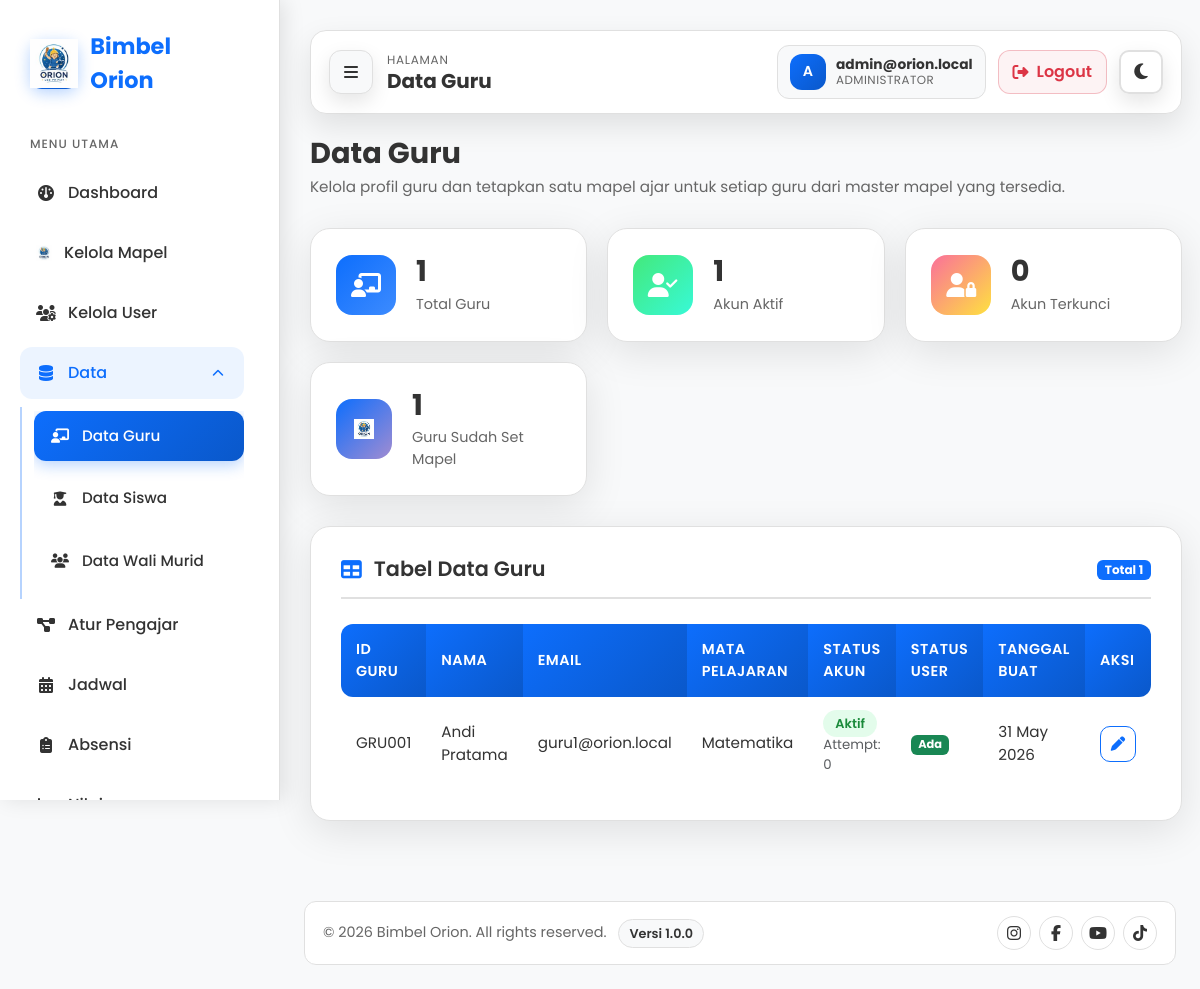
/index.php?page=admin-guru (signed in), run on the app's committed database.
### tables this page shows
CREATE TABLE guru (
  id CHAR(6) NOT NULL,
  mapel_id CHAR(6) DEFAULT NULL,
  nama VARCHAR(150) NOT NULL,
  no_telp VARCHAR(20) DEFAULT NULL,
  alamat TEXT DEFAULT NULL,
  foto_path VARCHAR(255) DEFAULT NULL,
  bio TEXT DEFAULT NULL,
  created_at TIMESTAMP NOT NULL DEFAULT CURRENT_TIMESTAMP,
  PRIMARY KEY (id),
  KEY idx_guru_mapel (mapel_id),
  KEY idx_guru_nama (nama),
  CONSTRAINT fk_guru_user
    FOREIGN KEY (id) REFERENCES users(id)
    ON DELETE CASCADE
    ON UPDATE CASCADE,
  CONSTRAINT fk_guru_mapel
    FOREIGN KEY (mapel_id) REFERENCES mapel(id)
    ON DELETE SET NULL
    ON UPDATE CASCADE
);

CREATE TABLE users (
  id CHAR(6) NOT NULL,
  email VARCHAR(191) NOT NULL,
  password VARCHAR(255) NOT NULL,
  role ENUM('admin','guru','siswa','wali_murid') NOT NULL,
  is_locked TINYINT(1) NOT NULL DEFAULT 0,
  attempts INT UNSIGNED NOT NULL DEFAULT 0,
  created_at TIMESTAMP NOT NULL DEFAULT CURRENT_TIMESTAMP,
  PRIMARY KEY (id),
  UNIQUE KEY uk_users_email (email),
  KEY idx_users_role (role)
);

CREATE TABLE mapel (
  id CHAR(6) NOT NULL,
  nama VARCHAR(100) NOT NULL,
  deskripsi TEXT DEFAULT NULL,
  status ENUM('aktif','nonaktif') NOT NULL DEFAULT 'aktif',
  created_at TIMESTAMP NOT NULL DEFAULT CURRENT_TIMESTAMP,
  PRIMARY KEY (id),
  UNIQUE KEY uk_mapel_nama (nama),
  KEY idx_mapel_status (status)
);

### controllers/BaseController.php (called while the page is built, shortened)
<?php
abstract class BaseController
{
  protected function render(string $view, array $data = []): void
  {
    $data['csrf_token'] = $data['csrf_token'] ?? SessionHelper::getCsrfToken();
    $data['current_user_id'] = $data['current_user_id'] ?? SessionHelper::getUserId();
    $data['current_user_role'] = $data['current_user_role'] ?? SessionHelper::getUserRole();
    $data['current_user_name'] = $data['current_user_name'] ?? ($_SESSION['nama'] ?? null);
    $data['flash'] = $data['flash'] ?? SessionHelper::getFlash();
    extract($data);
    $viewRelative = str_replace(['/', '\\'], DIRECTORY_SEPARATOR, $view) . '.php';
    $viewPath = __DIR__ . '/../views/' . $viewRelative;
    require $viewPath;
  }
}

### controllers/admin/guru/AdminGuruController.php (called while the page is built, shortened)
<?php
require_once __DIR__ . '/../../../models/admin/AdminGuruRepository.php';
class AdminGuruController extends BaseAdminController
{
  private AdminGuruRepository $guruRepository;
  public function __construct()
  {
    $this->guruRepository = new AdminGuruRepository();
  }
  public function guru(): void
  {
    $guru = $this->guruRepository->getGuruList();
    $totalGuru = count($guru);
    $guruLocked = count(array_filter($guru, fn($row) => (int)$row['is_locked'] === 1));
    $guruAktif = $totalGuru - $guruLocked;
    $guruSudahSetMapel = count(array_filter($guru, fn($row) => trim((string)($row['mapel_id'] ?? '')) !== ''));
    $this->render('admin/guru', compact(
      'pageTitle',
      'activePage',
      'guru',
      'mapelOptions',
      'totalGuru',
      'guruAktif',
      'guruLocked',
      'guruSudahSetMapel',
      'error',
      'success'
    ));
  }
}

### core/Router.php (called while the page is built, shortened)
<?php
require_once __DIR__ . '/../controllers/admin/siswa/AdminSiswaController.php';
require_once __DIR__ . '/../controllers/admin/guru/AdminGuruController.php';
class Router
{
  private function requireRole(string $role, callable $callback): void
  {
    $callback();
  }
}

### index.php (called while the page is built, shortened)
<?php
require_once __DIR__ . '/config/database.php';
require_once __DIR__ . '/core/Router.php';
$page = $_GET['page'] ?? 'index';
$page = preg_replace('/[^a-zA-Z0-9_\-]/', '', $page);
$router = new Router();
$router->dispatch($page);

### config/database.php (called while the page is built, shortened)
<?php
function getDB(): PDO {
    static $pdo = null;
    $dsn = "mysql:host=" . DB_HOST . ";dbname=" . DB_NAME . ";charset=" . DB_CHAR;
    $options = [
        PDO::ATTR_ERRMODE            => PDO::ERRMODE_EXCEPTION,
        PDO::ATTR_DEFAULT_FETCH_MODE => PDO::FETCH_ASSOC,
        PDO::ATTR_EMULATE_PREPARES   => false,
    ];
    try {
        $pdo = new PDO($dsn, DB_USER, DB_PASS, $options);
        $pdo->exec("SET NAMES utf8mb4 COLLATE utf8mb4_general_ci");
    } catch (PDOException $e) {
        error_log("DB Error: " . $e->getMessage());
        die(json_encode(['error' => 'Koneksi database gagal.']));
    }
    return $pdo;
}

### models/admin/AdminGuruRepository.php (called while the page is built, shortened)
<?php
require_once __DIR__ . '/../../config/database.php';
require_once __DIR__ . '/AdminMapelRepository.php';
class AdminGuruRepository {
  private PDO $db;
  public function __construct(?PDO $db = null) {
    $this->db = $db ?? getDB();
    $this->mapelRepository = new AdminMapelRepository($this->db);
  }
  public function getGuruList(): array {
    $stmt = $this->db->query("
      SELECT
        u.id,
        u.email,
        u.is_locked,
        u.attempts,
        u.created_at,
        g.nama,
        g.no_telp,
        g.alamat,
        g.bio,
        g.mapel_id,
        m.nama AS mapel
      FROM users u
      LEFT JOIN guru g ON g.id = u.id
      LEFT JOIN mapel m ON m.id = g.mapel_id
      WHERE u.role = 'guru'
      ORDER BY g.nama ASC, u.created_at DESC
    ");
    return $stmt->fetchAll();
  }
}

### models/admin/AdminMapelRepository.php (called while the page is built, shortened)
<?php
require_once __DIR__ . '/../../config/database.php';
class AdminMapelRepository
{
  private PDO $db;
  public function __construct(?PDO $db = null, ?IdCounterModel $idCounterModel = null)
  {
    $this->db = $db ?? getDB();
    $this->ensureSchema();
  }
  private function ensureSchema(): void
  {
    $hasStatus = $this->columnExists('mapel', 'status');
    $this->db->exec("
      UPDATE mapel
      SET status = 'aktif'
      WHERE status IS NULL OR status = ''
    ");
  }
  private function columnExists(string $table, string $column): bool
  {
    $stmt = $this->db->prepare("
      SELECT COUNT(*)
      FROM information_schema.COLUMNS
      WHERE TABLE_SCHEMA = DATABASE()
        AND TABLE_NAME = ?
        AND COLUMN_NAME = ?
    ");
    $stmt->execute([$table, $column]);
    return (int)$stmt->fetchColumn() > 0;
  }
}

### views/admin/guru.php (the view, shortened to what this page needs)
<?php require __DIR__ . '/../layouts/header.php'; ?>
<div class="dashboard-container">
  <?php require __DIR__ . '/../layouts/sidebar.php'; ?>
  <main class="main-content admin-guru-page">
    <?php require __DIR__ . '/../layouts/dashboard-navbar.php'; ?>
    <div class="page-header animate-fade-in">
      <h1>Data Guru</h1>
      <p>Kelola profil guru dan tetapkan satu mapel ajar untuk setiap guru dari master mapel yang tersedia.</p>
    </div>
    <div class="stats-grid">
      <div class="stat-card animate-fade-in delay-1">
        <div class="icon blue"><i class="fas fa-chalkboard-user"></i></div>
        <div class="info">
          <h3><?= (int)($totalGuru ?? 0) ?></h3>
          <p>Total Guru</p>
        </div>
      </div>
      <div class="stat-card animate-fade-in delay-2">
        <div class="icon green"><i class="fas fa-user-check"></i></div>
        <div class="info">
          <h3><?= (int)($guruAktif ?? 0) ?></h3>
          <p>Akun Aktif</p>
        </div>
      </div>
      <div class="stat-card animate-fade-in delay-3">
        <div class="icon orange"><i class="fas fa-user-lock"></i></div>
        <div class="info">
          <h3><?= (int)($guruLocked ?? 0) ?></h3>
          <p>Akun Terkunci</p>
        </div>
      </div>
      <div class="stat-card animate-fade-in delay-4">
        <div class="icon purple"><img src="public/image/logo-bimbel-orion.jpg" alt="Logo Bimbel Orion" style="width: 20px; height: 20px; object-fit: contain;"></div>
        <div class="info">
          <h3><?= (int)($guruSudahSetMapel ?? 0) ?></h3>
          <p>Guru Sudah Set Mapel</p>
        </div>
      </div>
    </div>
    <div class="content-card animate-fade-in">
      <div class="card-header">
        <h3><i class="fas fa-table"></i> Tabel Data Guru</h3>
        <span class="badge bg-primary">Total <?= (int)($totalGuru ?? 0) ?></span>
      </div>
      <div class="table-responsive">
        <table class="table-custom">
          <thead>
            <tr>
              <th>ID Guru</th>
              <th>Nama</th>
              <th>Email</th>
              <th>Mata Pelajaran</th>
              <th>Status Akun</th>
              <th>Status User</th>
              <th>Tanggal Buat</th>
              <th>Aksi</th>
            </tr>
          </thead>
          <tbody>
            <?php if (!empty($guru)): ?>
              <?php foreach ($guru as $row): ?>
                <?php
                  $isLocked = (int)($row['is_locked'] ?? 0) === 1;
                  $statusClass = $isLocked ? 'badge-terkunci' : 'badge-aktif';
                  $statusText = $isLocked ? 'Terkunci' : 'Aktif';
                  $mapel = trim((string)($row['mapel'] ?? '')) !== '' ? $row['mapel'] : 'Belum dipilih';
                  $namaGuru = trim((string)($row['nama'] ?? '')) !== '' ? $row['nama'] : 'Belum diisi';
                  $noTelp = trim((string)($row['no_telp'] ?? '')) !== '' ? $row['no_telp'] : '-';
                  $alamat = trim((string)($row['alamat'] ?? '')) !== '' ? $row['alamat'] : '-';
                  $bio = trim((string)($row['bio'] ?? '')) !== '' ? $row['bio'] : '-';
                  $statusUser = !empty($row['email']) ? 'Ada' : 'Belum Ada';
                  $tanggal = !empty($row['created_at']) ? date('d M Y', strtotime($row['created_at'])) : '-';
                  $tanggalLengkap = !empty($row['created_at']) ? date('d-m-Y H:i', strtotime($row['created_at'])) : '-';
                ?>
                <tr>
                  <td><?= htmlspecialchars($row['id']) ?></td>
                  <td><?= htmlspecialchars($namaGuru) ?></td>
                  <td><?= htmlspecialchars($row['email']) ?></td>
                  <td><?= htmlspecialchars($mapel) ?></td>
                  <td>
                    <span class="badge-status <?= $statusClass ?>"><?= htmlspecialchars($statusText) ?></span>
                    <div class="small text-muted">Attempt: <?= (int)($row['attempts'] ?? 0) ?></div>
                  </td>
                  <td>
                    <?php if (!empty($row['email'])): ?>
                      <span class="badge bg-success">Ada</span>
                    <?php else: ?>
                      <span class="badge bg-warning text-dark">Belum Ada</span>
                    <?php endif; ?>
                  </td>
                  <td><?= htmlspecialchars($tanggal) ?></td>
                  <td class="text-nowrap">
                    <button
                      type="button"
                      class="btn btn-sm btn-outline-primary edit-guru-btn admin-action-icon"
                      data-bs-toggle="modal"
                      data-bs-target="#editGuruModal"
                      data-guru-id="<?= htmlspecialchars($row['id']) ?>"
                      data-nama="<?= htmlspecialchars($namaGuru) ?>"
                      data-mapel-id="<?= htmlspecialchars($row['mapel_id'] ?? '') ?>"
                      data-email="<?= htmlspecialchars((string)($row['email'] ?? '-'), ENT_QUOTES) ?>"
                      data-mapel="<?= htmlspecialchars($mapel, ENT_QUOTES) ?>"
                      data-status-akun="<?= htmlspecialchars($statusText, ENT_QUOTES) ?>"
                      data-status-user="<?= htmlspecialchars($statusUser, ENT_QUOTES) ?>"
                      data-attempts="<?= htmlspecialchars((string)($row['attempts'] ?? 0), ENT_QUOTES) ?>"
                      data-no-telp="<?= htmlspecialchars($noTelp, ENT_QUOTES) ?>"
                      data-alamat="<?= htmlspecialchars($alamat, ENT_QUOTES) ?>"
                      data-bio="<?= htmlspecialchars($bio, ENT_QUOTES) ?>"
                      data-created-at="<?= htmlspecialchars($tanggalLengkap, ENT_QUOTES) ?>"
                    >
                      <i class="fas fa-pen"></i>
                    </button>
                  </td>
                </tr>
              <?php endforeach; ?>
            <?php endif; ?>
          </tbody>
        </table>
      </div>
    </div>
  </main>
</div>
<?php require __DIR__ . '/../layouts/footer.php'; ?>

### data on the page
guru: id "GRU001", nama "Andi Pratama", id.email "guru1@orion.local", mapel.nama "Matematika", id.is_locked "Aktif", id.attempts "0", id.created_at "31 May 2026"

### other printed values
$menu['label'] "Dashboard"
$menu['label'] "Kelola Mapel"
$menu['label'] "Kelola User"
$menu['label'] "Data"
$submenu['label'] "Data Guru"
$submenu['label'] "Data Siswa"
$submenu['label'] "Data Wali Murid"
$menu['label'] "Atur Pengajar"
$menu['label'] "Jadwal"
$menu['label'] "Absensi"
$pageHeading "Data Guru"
$initial "A"
$nama "admin@orion.local"
$roleLabel "ADMINISTRATOR"
$totalGuru "1"
